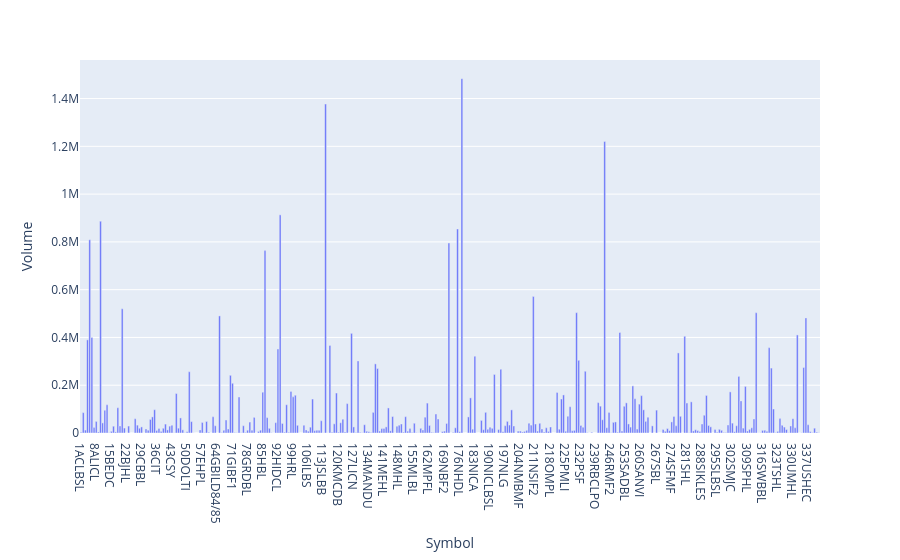

Source (notebook cell):
### Code cell
import plotly.express as px
df1 = df.sort_values(by = "Volume", ascending = False)[0:10]
fig = px.bar(df, x='Symbol', y='Volume')
fig.show()

### Figure 1 — Plotly figure (JSON) as saved in the notebook; plotly's stock layout.template omitted (floating-point values rounded to 4 significant figures; data arrays with more than 128 entries replaced by an {"elided": "..."} marker saying what was removed)
{"data": [{"hovertemplate": "Symbol=%{x}<br>Volume=%{y}<extra></extra>", "legendgroup": "", "marker": {"color": "#636efa", "pattern": {"shape": ""}}, "name": "", "orientation": "v", "showlegend": false, "textposition": "auto", "type": "bar", "x": {"elided": "342 str values"}, "xaxis": "x", "y": {"elided": "342 float values"}, "yaxis": "y"}], "layout": {"barmode": "relative", "legend": {"tracegroupgap": 0}, "margin": {"t": 60}, "xaxis": {"anchor": "y", "domain": [0, 1], "title": {"text": "Symbol"}}, "yaxis": {"anchor": "x", "domain": [0, 1], "title": {"text": "Volume"}}}}
